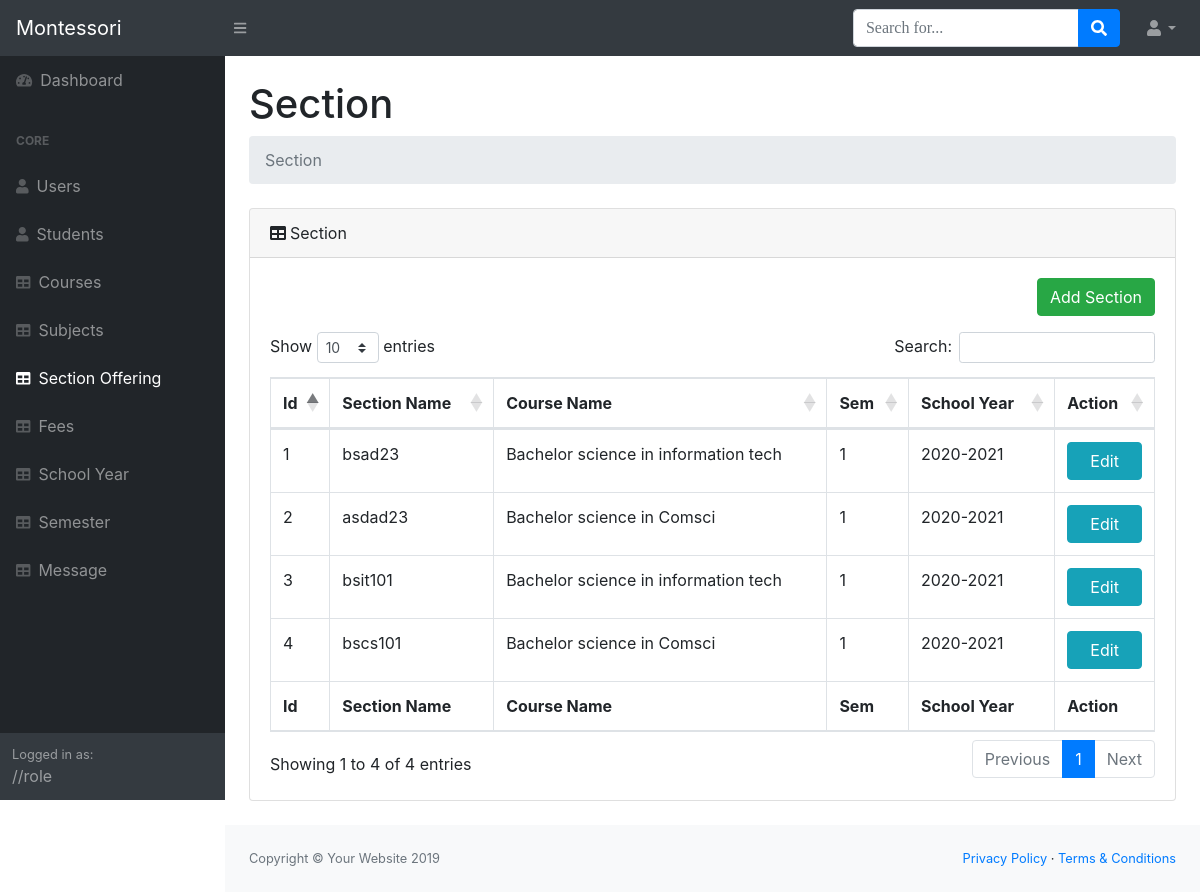
Page /system/pages/sections.php (signed in) on the committed database.
### tables this page shows
CREATE TABLE `sections` (
  `section_id` int(11) NOT NULL,
  `section_name` varchar(50) NOT NULL,
  `section_yr` int(11) NOT NULL,
  `course_id` int(11) NOT NULL,
  `syid` int(11) NOT NULL,
  `semid` int(11) NOT NULL
);

CREATE TABLE `courses` (
  `courses_id` int(11) NOT NULL,
  `coursesName` varchar(50) NOT NULL,
  `coursesCode` varchar(10) NOT NULL
);

CREATE TABLE `sem` (
  `semid` int(11) NOT NULL,
  `semterm` int(11) NOT NULL,
  `sem_status` varchar(15) NOT NULL,
  `syid` int(11) NOT NULL,
  `isOpenReg` int(11) NOT NULL
);

CREATE TABLE `schoolyear` (
  `sy_id` int(11) NOT NULL,
  `school_year` varchar(30) NOT NULL,
  `sy_status` varchar(15) NOT NULL
);

### system/pages/functions.php (called while the page is built, shortened)
<?php
$db = new DBController();
$schoolYear = new SchoolYear($db);
$sem = new Sem($db);
$section = new Section($db);

### system/pages/sections.php (the view, shortened to what this page needs)
<?php
include('header.php');
include('navigation.php');
$schoolYearArgs = $schoolYear->schoolYear();
$semList = $sem->getSemActivate();
$syids = $schoolYearArgs['sy_id'];
$sectionList = $section->getData($syids, $semList['semid']);
?>
<main>
    <div class="container-fluid">
        <h1 class="mt-4">Section</h1>
        <ol class="breadcrumb mb-4">
            <li class="breadcrumb-item active">Section</li>
        </ol>
        <div class="card mb-4">
            <div class="card-header"><i class="fas fa-table mr-1"></i>Section
            </div>
            <div class="card-body">
                <div class="d-flex justify-content-end mb-3">
                    <button class="btn btn-md btn-success" data-toggle="modal" data-target="#addModalSections">Add Section</button>
                </div>
                <div class="table-responsive">
                    <table class="table table-bordered" id="dataTable" width="100%" cellspacing="0">
                        <thead>
                            <tr>
                                <th>Id</th>
                                <th>Section Name</th>
                                <th>Course Name</th>
                                <th>Sem </th>
                                <th>School Year</th>
                                <th>Action</th>
                            </tr>
                        </thead>
                        <tfoot>
                            <tr>
                                <th>Id</th>
                                <th>Section Name</th>
                                <th>Course Name</th>
                                <th>Sem </th>
                                <th>School Year</th>
                                <th>Action</th>
                            </tr>
                        </tfoot>
                        <tbody>
                            <?php array_map(function ($section) use ($syids) { ?>
                                <tr>
                                    <td><?= $section['section_id'] ?></td>
                                    <td><?= $section['section_name'] ?></td>
                                    <td><?= $section['coursesName'] ?></td>
                                    <td><?= $section['semterm'] ?></td>
                                    <td><?= $section['school_year'] ?></td>
                                    <td>
                                        <a class="btn btn-block btn-info" href="">Edit</a>
                                    </td>
                                </tr>
                            <?php }, $sectionList) ?>
                        </tbody>
                    </table>
                </div>
            </div>
        </div>
    </div>
</main>
<?php
include('footer.php');
?>

### rows in the picture
sections: section_id "1", section_name "bsad23"
courses: coursesName "Bachelor science in information tech Bachelor science in information tech"
sem: semterm "1 1 1 1"
schoolyear: school_year "2020-2021 2020-2021 2020-2021 2020-2021"
sections: section_id "2", section_name "asdad23"
courses: coursesName "Bachelor science in Comsci Bachelor science in Comsci"
sections: section_id "3", section_name "bsit101"
sections: section_id "4", section_name "bscs101"
